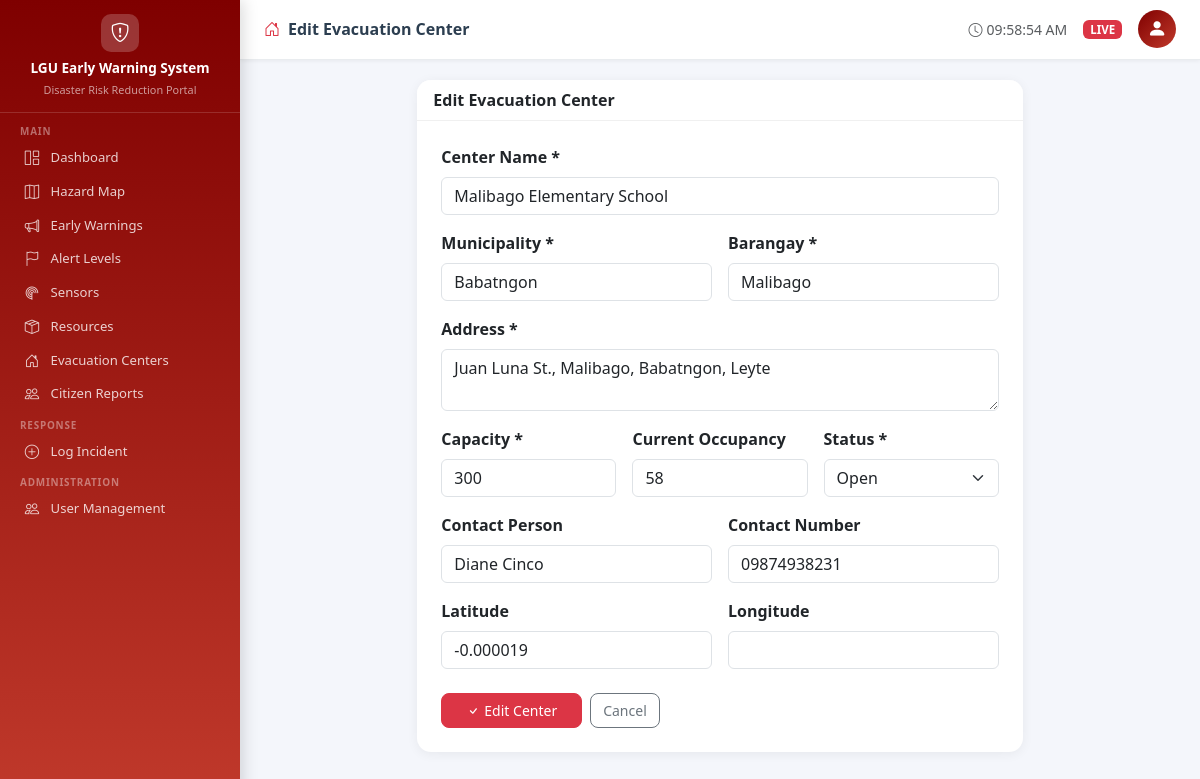
Screenshot of /evacuation/1/edit/ (signed in) with the database file from the repository.
### incidents/models.py (models this page shows, shortened)
class EvacuationCenter(models.Model):
    STATUS_CHOICES = [
        ('OPEN', 'Open'),
        ('FULL', 'Full'),
        ('CLOSED', 'Closed'),
        ('STANDBY', 'On Standby'),
    ]
    name = models.CharField(max_length=200)
    address = models.TextField()
    municipality = models.CharField(max_length=100)
    barangay = models.CharField(max_length=100)
    capacity = models.PositiveIntegerField(default=0)
    current_occupancy = models.PositiveIntegerField(default=0)
    status = models.CharField(max_length=10, choices=STATUS_CHOICES, default='STANDBY')
    contact_person = models.CharField(max_length=100, blank=True)
    contact_number = models.CharField(max_length=20, blank=True)
    latitude = models.DecimalField(max_digits=9, decimal_places=6, null=True, blank=True)
    longitude = models.DecimalField(max_digits=9, decimal_places=6, null=True, blank=True)
    updated_at = models.DateTimeField(auto_now=True)
    class Meta:
        ordering = ['municipality', 'name']

### incidents/views.py (the view)
# urls.py: path('evacuation/<int:pk>/edit/', views.evacuation_edit, name='evacuation_edit'),
@login_required
def evacuation_edit(request, pk):
    if not (request.user.is_lgu_admin() or request.user.is_dispatcher()):
        return HttpResponseForbidden()
    center = get_object_or_404(EvacuationCenter, pk=pk)
    from .forms import EvacuationCenterForm
    form = EvacuationCenterForm(request.POST or None, instance=center)
    if request.method == 'POST' and form.is_valid():
        form.save()
        audit.info(f'EVACUATION_CENTER_UPDATED | user={request.user.username} | id={pk} | ts={timezone.now()}')
        messages.success(request, 'Evacuation center updated.')
        return redirect('evacuation_list')
    return render(request, 'incidents/evacuation_form.html', {'form': form, 'action': 'Edit', 'center': center})

### accounts/models.py (called while the page is built)
    def is_lgu_admin(self):
        return self.role == self.ROLE_LGU_ADMIN

### templates/incidents/evacuation_form.html (shortened to what this page needs)
{% extends 'base.html' %}
{% block page_title %}<i class="bi bi-house-door me-2 text-danger"></i>{{ action }} Evacuation Center{% endblock %}
{% block content %}
<div class="row justify-content-center"><div class="col-lg-8">
<div class="card">
  <div class="card-header bg-white"><strong>{{ action }} Evacuation Center</strong></div>
  <div class="card-body p-4">
    <form method="post">{% csrf_token %}
      <div class="row g-3">
        <div class="col-12"><label class="form-label fw-semibold">Center Name *</label>{{ form.name }}</div>
        <div class="col-md-6"><label class="form-label fw-semibold">Municipality *</label>{{ form.municipality }}</div>
        <div class="col-md-6"><label class="form-label fw-semibold">Barangay *</label>{{ form.barangay }}</div>
        <div class="col-12"><label class="form-label fw-semibold">Address *</label>{{ form.address }}</div>
        <div class="col-md-4"><label class="form-label fw-semibold">Capacity *</label>{{ form.capacity }}</div>
        <div class="col-md-4"><label class="form-label fw-semibold">Current Occupancy</label>{{ form.current_occupancy }}</div>
        <div class="col-md-4"><label class="form-label fw-semibold">Status *</label>{{ form.status }}</div>
        <div class="col-md-6"><label class="form-label fw-semibold">Contact Person</label>{{ form.contact_person }}</div>
        <div class="col-md-6"><label class="form-label fw-semibold">Contact Number</label>{{ form.contact_number }}</div>
        <div class="col-md-6"><label class="form-label fw-semibold">Latitude</label>{{ form.latitude }}</div>
        <div class="col-md-6"><label class="form-label fw-semibold">Longitude</label>{{ form.longitude }}</div>
      </div>
      <div class="mt-4 d-flex gap-2">
        <button type="submit" class="btn btn-danger px-4"><i class="bi bi-check me-1"></i>{{ action }} Center</button>
        <a href="{% url 'evacuation_list' %}" class="btn btn-outline-secondary">Cancel</a>
      </div>
    </form>
  </div>
</div>
</div></div>
{% endblock %}

### templates/base.html (style rules this page uses)
body { background: #f4f6fb; font-family: 'Segoe UI', sans-serif; }
.card { border: none; border-radius: 14px; box-shadow: 0 2px 12px rgba(0,0,0,.06); }
.card-header { border-radius: 14px 14px 0 0 !important; border-bottom: 1px solid rgba(0,0,0,.06); }
.btn { border-radius: 8px; font-size: .875rem; }

### rows the page displays
EvacuationCenter: name "Malibago Elementary School", municipality "Babatngon", barangay "Malibago", address "Juan Luna St., Malibago, Babatngon, Leyte", capacity "300", current_occupancy "58", status "Open", contact_person "Diane Cinco", contact_number "09874938231", latitude "-0.000019"

### other values shown
{{ action }} "Edit"
